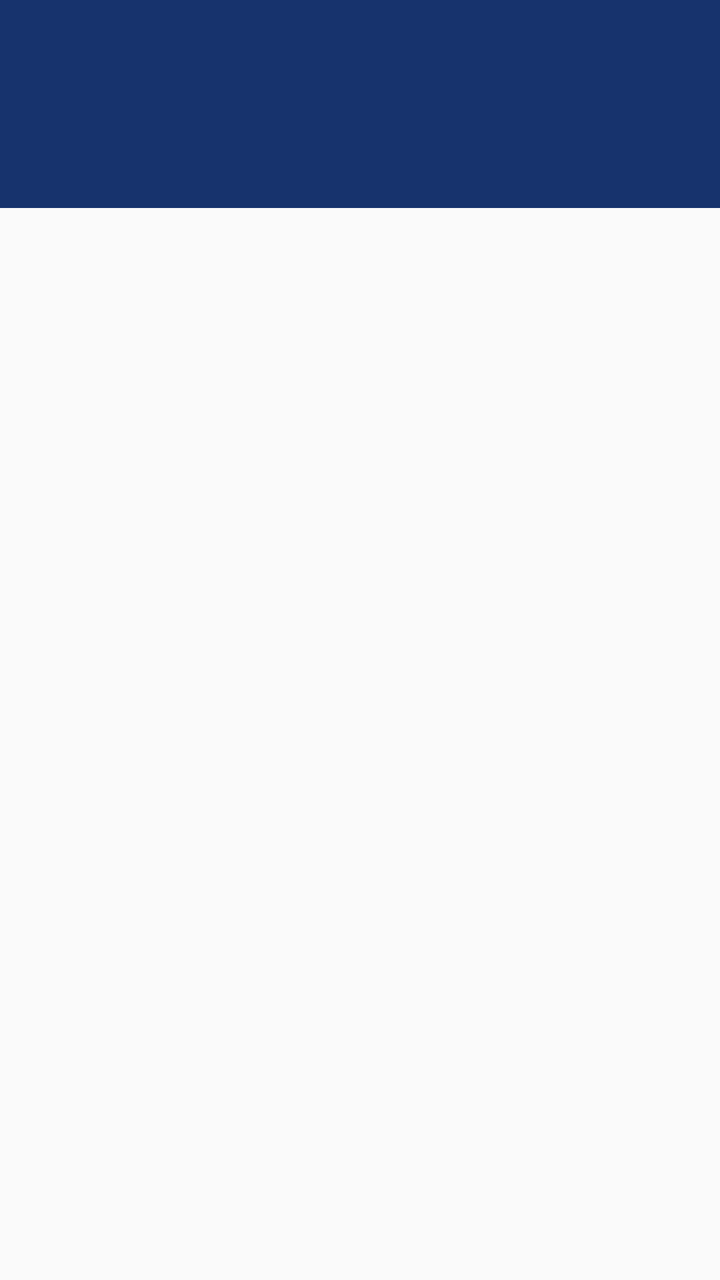
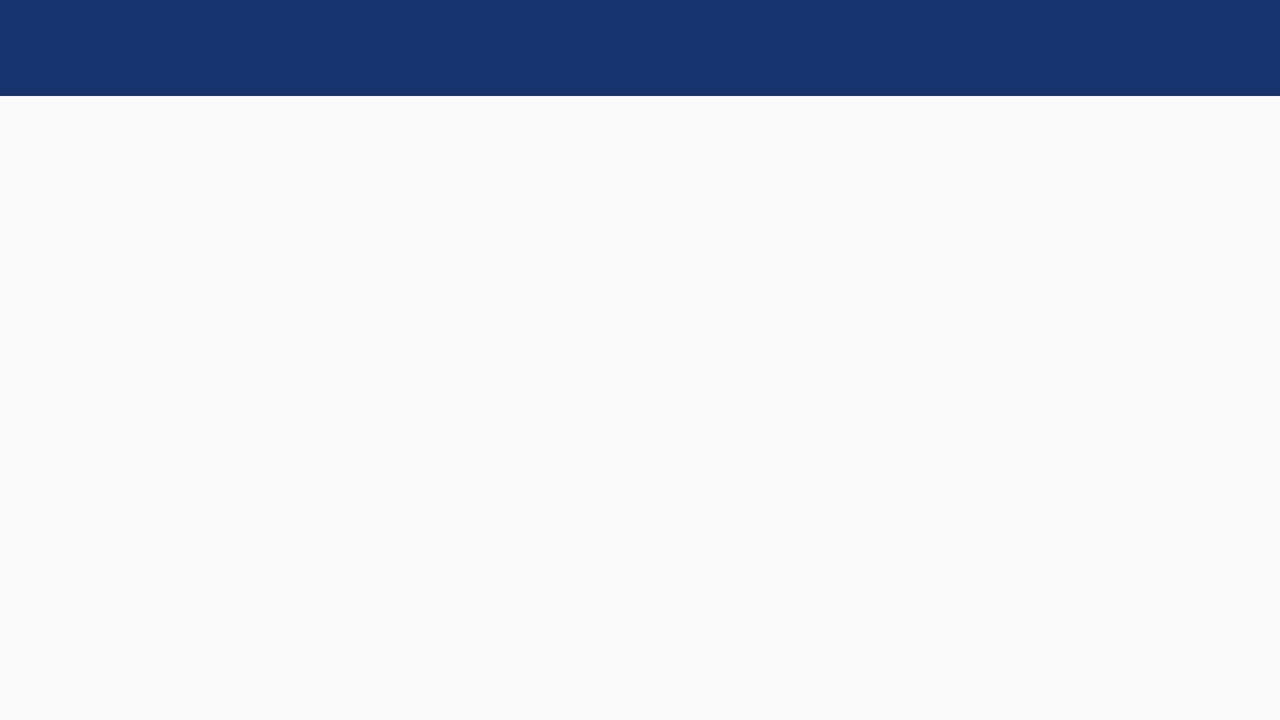

One screen, two layout resources from the same app: the default and the repository's alternative for another configuration. Each is rendered where Android would select it; the XML of both is given below.
<!-- AndroidManifest.xml: application theme AppTheme -->
<!-- res/layout/content_main.xml -->
<?xml version="1.0" encoding="utf-8"?>
<LinearLayout xmlns:android="http://schemas.android.com/apk/res/android"
    xmlns:tools="http://schemas.android.com/tools"
    android:layout_width="match_parent"
    android:layout_height="match_parent"
    android:orientation="vertical"
    tools:showIn="@layout/app_bar_main"
    tools:context=".MainActivity">

    <include layout="@layout/app_bar_main" />

    <android.support.design.widget.TabLayout
        android:id="@+id/layout_tabs"
        android:layout_width="match_parent"
        android:layout_height="wrap_content"
        style="@style/TabLayoutStyle"/>

    <android.support.v4.view.ViewPager
        android:id="@+id/chats_view_pager"
        android:layout_width="match_parent"
        android:layout_height="match_parent"/>

</LinearLayout>
<!-- res/layout/app_bar_main.xml (included above) -->
<?xml version="1.0" encoding="utf-8"?>
<android.support.design.widget.AppBarLayout xmlns:android="http://schemas.android.com/apk/res/android"
    xmlns:app="http://schemas.android.com/apk/res-auto"
    android:layout_width="match_parent"
    android:layout_height="wrap_content"
    app:elevation="0dp"
    android:theme="@style/AppTheme.AppBarOverlay">

    <android.support.v7.widget.Toolbar
        android:id="@+id/toolbar"
        android:layout_width="match_parent"
        android:layout_height="?attr/actionBarSize"
        android:background="?attr/colorPrimary"
        app:popupTheme="@style/AppTheme.PopupOverlay" />

</android.support.design.widget.AppBarLayout>
<!-- resources referenced by this layout -->
<resources>
  <style name="AppTheme.AppBarOverlay" parent="ThemeOverlay.AppCompat.Dark.ActionBar" />
  <style name="AppTheme.PopupOverlay" parent="ThemeOverlay.AppCompat.Light" />
  <style name="TabLayoutStyle">
          <item name="android:background">@color/colorPrimary</item>
          <item name="tabMode">fixed</item>
          <item name="tabSelectedTextColor">@android:color/white</item>
          <item name="tabTextColor">@color/gray</item>
          <item name="tabIndicatorColor">@android:color/white</item>
          <item name="tabIndicatorHeight">@dimen/tab_indicator_height</item>
      </style>
  <style name="AppTheme" parent="Theme.AppCompat.Light.DarkActionBar">
          
          <item name="colorPrimary">@color/colorPrimary</item>
          <item name="colorPrimaryDark">@color/colorPrimaryDark</item>
          <item name="colorAccent">@color/colorAccent</item>
      </style>
  <color name="colorPrimary">#17336d</color>
  <color name="gray">#9e9e9e</color>
  <dimen name="tab_indicator_height">4dp</dimen>
  <color name="colorPrimaryDark">#0d224e</color>
  <color name="colorAccent">#af3145</color>
</resources>
<!-- res/layout-land/content_main.xml (the repository's variant of the layout above) -->
<!-- drawn on the phone turned sideways -->
<?xml version="1.0" encoding="utf-8"?>
<LinearLayout xmlns:android="http://schemas.android.com/apk/res/android"
    xmlns:tools="http://schemas.android.com/tools"
    android:layout_width="match_parent"
    android:layout_height="match_parent"
    android:orientation="vertical"
    tools:context=".MainActivity"
    tools:showIn="@layout/app_bar_main">

    <LinearLayout
        android:layout_width="match_parent"
        android:layout_height="wrap_content"
        android:orientation="horizontal"
        android:baselineAligned="false">

        <include
            layout="@layout/app_bar_main"
            android:layout_width="0dp"
            android:layout_height="wrap_content"
            android:layout_weight="1" />

        <android.support.design.widget.TabLayout
            android:id="@+id/layout_tabs"
            style="@style/TabLayoutStyle"
            android:layout_width="0dp"
            android:layout_height="wrap_content"
            android:layout_weight="4" />

    </LinearLayout>

    <android.support.v4.view.ViewPager
        android:id="@+id/chats_view_pager"
        android:layout_width="match_parent"
        android:layout_height="match_parent" />

</LinearLayout>
